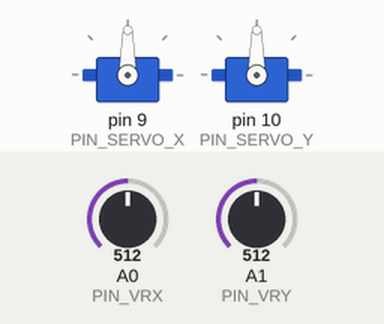
Bench run of a sketch on a simulated Arduino Uno, built with avr-gcc and run on an emulated ATmega328P. On the bench: 2 × servo. The test bench sets the inputs (shaded band); at power-on: A0 (PIN_VRX) = 512, A1 (PIN_VRY) = 512. What the sketch prints to the serial monitor is not drawn.

Above: at 2.4 s.
2.5 s: A0 (PIN_VRX) set to 716
At 5.46 s:
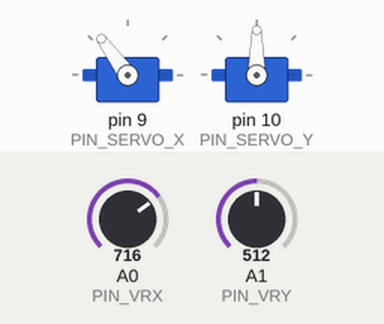
5.5 s: A1 (PIN_VRY) set to 165
At 6.79 s:
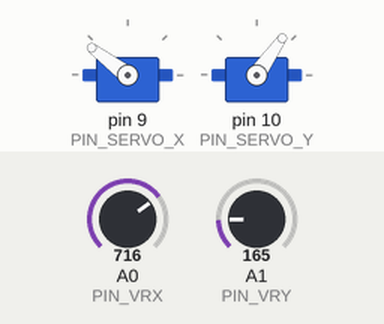
8.5 s: A0 (PIN_VRX) set to 190
11.5 s: A1 (PIN_VRY) set to 716
At 13.21 s:
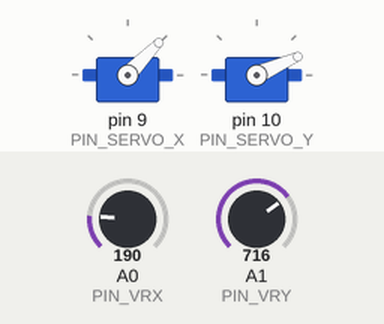
14.5 s: A1 (PIN_VRY) set to 900
17.5 s: A0 (PIN_VRX) set to 900
At 23.3 s:
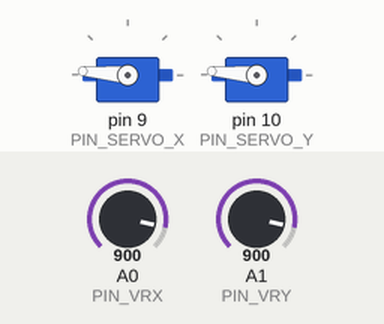
Timing chart, 0 to 23.6 s (numbered marks = the images above; inputs shaded):
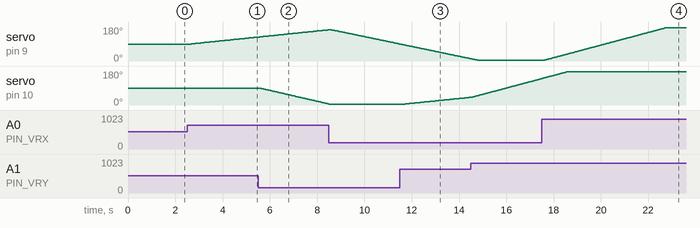

Measured:
- after the input at 2.5 s, servo on pin 9 (PIN_SERVO_X): moves from 90° to 127° over 2.8 s, starting after 0.17 s
- after the input at 5.5 s, servo on pin 10 (PIN_SERVO_Y): moves from 90° to 5° over 3.0 s, starting at once
- after the input at 11.5 s, servo on pin 10 (PIN_SERVO_Y): moves from 5° to 41° over 2.7 s, starting after 0.23 s
- after the input at 17.5 s, servo on pin 9 (PIN_SERVO_X): moves from 5° to 175° over 5.1 s, starting after 0.12 s

The sketch:

servo_joystick.ino
```cpp
#include <Servo.h>

Servo sX;
Servo sY;

// Pins
const int PIN_SERVO_X = 9;
const int PIN_SERVO_Y = 10;

const int PIN_VRX = A0;
const int PIN_VRY = A1;

// Safer limits (adjust if needed)
const float ANGLE_MIN = 5;
const float ANGLE_MAX = 175;

// Joystick
int centerX = 512;
int centerY = 512;
const int deadzone = 90;

// EMA smoothing
float filtX = 512;
float filtY = 512;

// Movement tuning
const float MAX_STEP_PER_LOOP = 0.5f;

// Current angles
float angleX = 90.0f;
float angleY = 90.0f;

// ---------- helper: update one axis ----------
float updateAxis(int raw, int center, float &filt, float angle) {
  // Smooth input
  filt = 0.85f * filt + 0.15f * raw;
  int v = (int)filt;

  int delta = v - center;

  // Near centre -> STOP / hold
  if (abs(delta) <= deadzone) {
    return angle; // do nothing
  }

  // Step size proportional to how far you push
  int mag = abs(delta);
  mag = constrain(mag, deadzone, 512);

  float u = (float)(mag - deadzone) / (float)(512 - deadzone); // 0..1
  float step = u * MAX_STEP_PER_LOOP;

  // Direction
  if (delta > 0) angle += step;
  else           angle -= step;

  // Clamp
  if (angle < ANGLE_MIN) angle = ANGLE_MIN;
  if (angle > ANGLE_MAX) angle = ANGLE_MAX;

  return angle;
}

void setup() {
  Serial.begin(9600);

  sX.attach(PIN_SERVO_X);
  sY.attach(PIN_SERVO_Y);

  // ---- RESET BOTH SERVOS TO MIDDLE ON STARTUP ----
  angleX = 90.0f;
  angleY = 90.0f;
  sX.write((int)angleX);
  sY.write((int)angleY);
  delay(800); // give servos time to move to middle

  // ---- Calibrate centres (DON'T touch joystick during startup) ----
  long sumX = 0, sumY = 0;
  for (int i = 0; i < 200; i++) {
    sumX += analogRead(PIN_VRX);
    sumY += analogRead(PIN_VRY);
    delay(2);
  }
  centerX = sumX / 200;
  centerY = sumY / 200;

  // (Optional) Reset filters to the current readings to avoid a jump
  filtX = centerX;
  filtY = centerY;

  Serial.print("centerX = "); Serial.println(centerX);
  Serial.print("centerY = "); Serial.println(centerY);
}

void loop() {
  int rawX = analogRead(PIN_VRX);
  int rawY = analogRead(PIN_VRY);

  angleX = updateAxis(rawX, centerX, filtX, angleX);
  angleY = updateAxis(rawY, centerY, filtY, angleY);

  sX.write((int)angleX);
  sY.write((int)angleY);

  delay(10);
}
```
